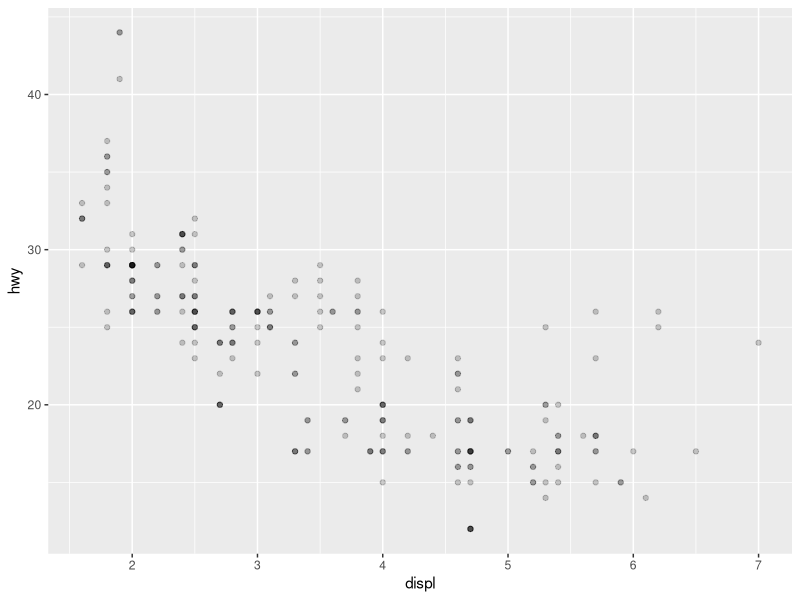
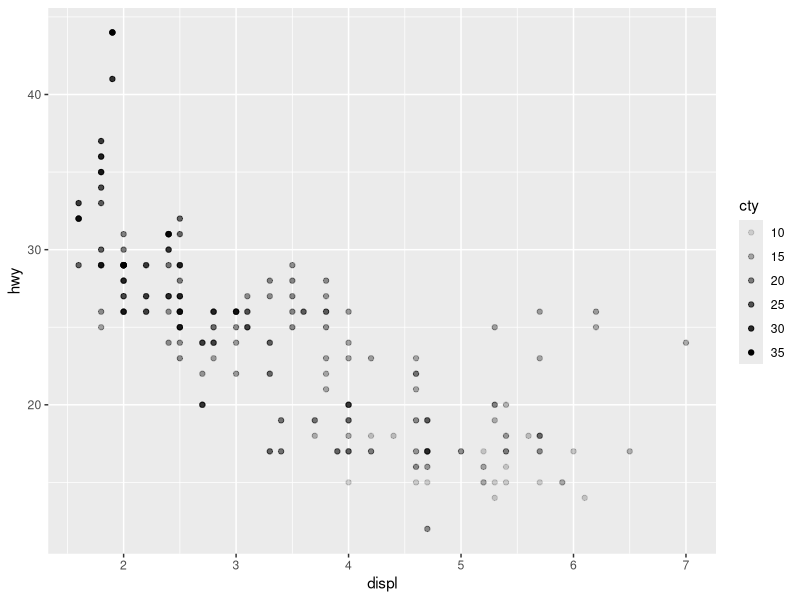
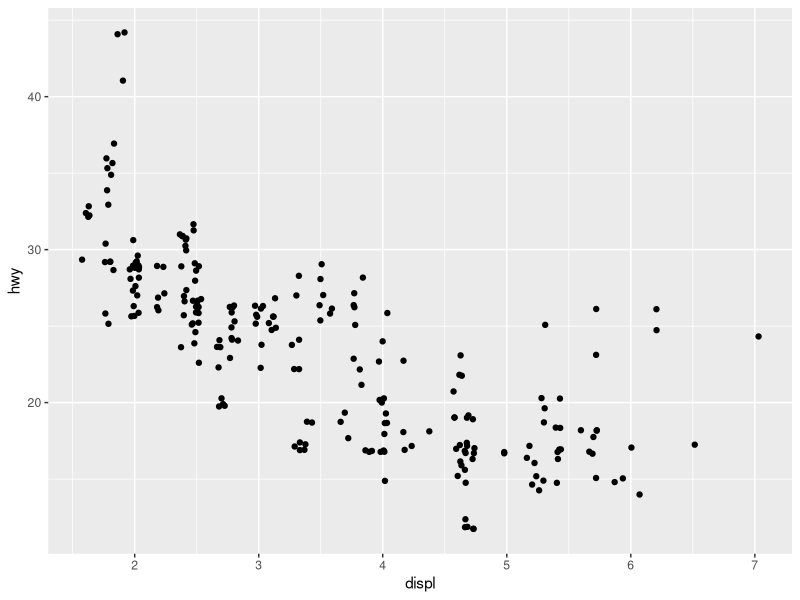

The R source for these figures, in order: (Note: this script raises an error after producing the figures.)
library(tidyverse)

ggplot(
  data = mpg,
  mapping = aes(x = displ, y = hwy)
) +
  geom_point(alpha = 0.2)


ggplot(
  data = mpg,
  mapping = aes(x = displ, y = hwy, alpha = cty)
) +
  geom_point()

ggplot(
  data = mpg,
  mapping = aes(x = displ, y = hwy)
) +
  geom_jitter()

ggplot(
  data = mpg,
  mapping = aes(x = displ, y = hwy)
) +
  geom_text()
